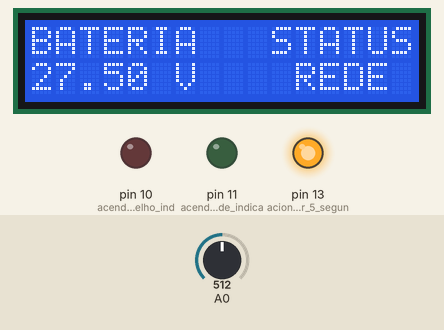
This sketch was run on a simulated Arduino Uno, built with avr-gcc and run on an emulated ATmega328P. Parts: 16×2 character LCD, output pins drawn as LEDs (lit = HIGH). Inputs (shaded band) come from the test bench; at power-on: A0 = 512.

Above: at 0.3 s.
At 5.5 s:
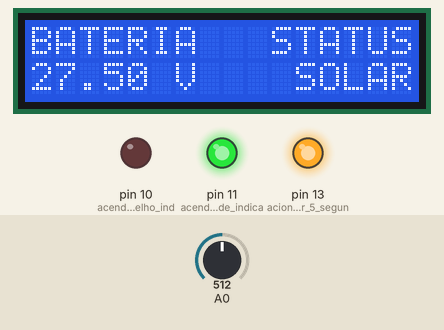
Timing chart, 0 to 7.0 s (numbered marks = the images above):
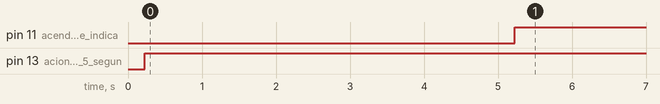

Measured:
- by itself, pin 11 (acende_o_led_verde_indica): LOW → HIGH at 5.2 s
- by itself, pin 13 (aciona_o_inversor_5_segun): LOW → HIGH at 0.23 s
- what the display in image 0 shows lasts 5.3 s, from 0.2 s to 5.5 s

The sketch:

controlador-solar.ino
```cpp
//Controlador para transferência solar/rede automático
//funcionamento: acima de 27 volts(solar)abaixo de 23 volts(rede)
#include <Wire.h>
#include <LiquidCrystal_I2C.h>

LiquidCrystal_I2C lcd(0x27, 16, 2);

float tensaoA0;
float aRef=5;
float relacaoA0=11;
#define AMOSTRAS 12
int state = digitalRead(13);

void setup() {
    Serial.begin(9600);
    pinMode(10, OUTPUT);//acende o led vermelho indicando "rede"
    pinMode(11, OUTPUT);//acende o led verde indicando "solar"
    pinMode(13, OUTPUT);//aciona o inversor 5 segundos antes do sistema transicionar
    lcd.begin(); // inicializa o lcd
    lcd.backlight();
}

float lePorta(uint8_t portaAnalogica) {
  float total=0;
  for (int i=0; i<AMOSTRAS; i++) {
    total += 1.0 * analogRead(portaAnalogica);
    delay(5);
  }
  return total / (float)AMOSTRAS;
}

void mostrarTensoes() {
  lcd.begin();
  lcd.backlight();
  lcd.clear();
  lcd.print("BATERIA");
  lcd.print("   ");
  lcd.print("STATUS");
  lcd.setCursor (0,1);
  lcd.print(tensaoA0 * relacaoA0);
  lcd.print(" ");
  lcd.print("V");
  lcd.print("   ");
  lcd.print(" ");

  if (state == HIGH) {
    lcd.print("SOLAR");
  } else {
    lcd.print("REDE");
  }

  lcd.print("   ");

  if (tensaoA0 * relacaoA0 > 27.00) {
    digitalWrite(13, HIGH);//liga o inversor
    delay(5000); //delay para dar tempo do inversor estabilizar a tensão
    digitalWrite(11, HIGH);//saída para a contatora(solar)
    digitalWrite(10, LOW);//saída para a contatora(rede)

  } else if (tensaoA0 * relacaoA0 < 23.00) {
    digitalWrite(13, LOW);
    digitalWrite(11, LOW);
    digitalWrite(10, HIGH);
  }
}


void loop() {
  tensaoA0 = (lePorta(A0) * aRef) / 1024.0;
  mostrarTensoes();
  delay(100);
  state = digitalRead(13); // lê o estado do pino digital 13
  if (state == HIGH) {
      lcd.print("SOLAR");
      lcd.setCursor(1,1);
} else {
      lcd.print("REDE");
      lcd.setCursor(1,1);
  }
}
```
